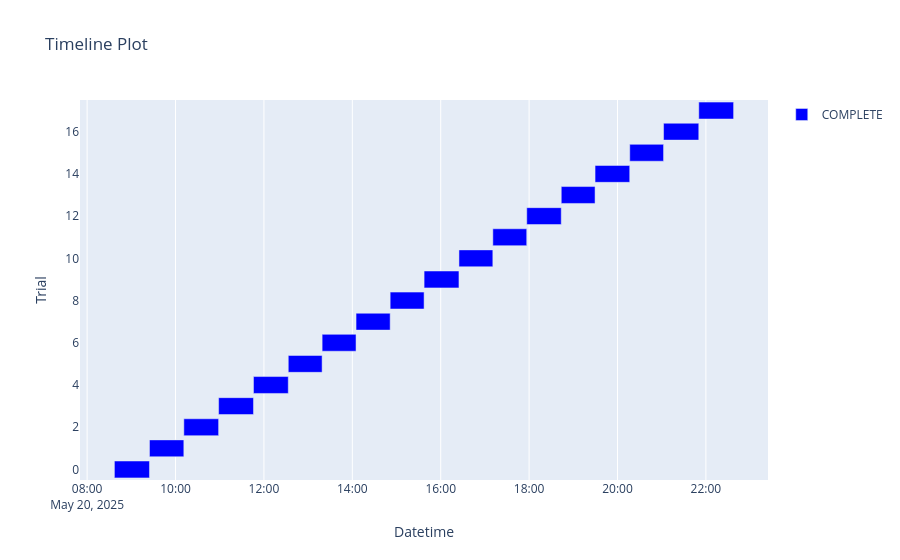

The notebook cell saved with this chart:
### Code cell
plot_timeline(study=study)

### Figure 1 — Plotly figure (JSON) as saved in the notebook; plotly's stock layout.template omitted (floating-point values rounded to 4 significant figures)
{"data": [{"base": ["2025-05-20T08:37:00.505494", "2025-05-20T09:24:37.776987", "2025-05-20T10:11:16.067352", "2025-05-20T10:58:29.143436", "2025-05-20T11:45:49.513651", "2025-05-20T12:33:03.525510", "2025-05-20T13:19:00.940338", "2025-05-20T14:05:03.845993", "2025-05-20T14:51:23.345127", "2025-05-20T15:37:26.617138", "2025-05-20T16:24:46.340202", "2025-05-20T17:10:45.156378", "2025-05-20T17:56:47.053452", "2025-05-20T18:43:39.010133", "2025-05-20T19:29:32.747613", "2025-05-20T20:16:36.939736", "2025-05-20T21:02:32.201844", "2025-05-20T21:50:21.326022"], "hovertemplate": "%{text}<extra>COMPLETE</extra>", "marker": {"color": "blue"}, "name": "COMPLETE", "orientation": "h", "text": ["{<br>  \"number\": 0,<br>  \"values\": [<br>    100.0<br>  ],<br>  \"params\": {<br>    \"learning_rate\": 0.0001,<br>    \"batch_size\": 16,<br>    \"optimizer_name\": \"adam\"<br>  },<br>  \"user_attrs\": {<br>    \"batch_size\": 16,<br>    \"learning_rate\": 0.0001,<br>    \"optimizer_name\": \"adam\",<br>    \"val_accuracy\": 100.0<br>  }<br>}", "{<br>  \"number\": 1,<br>  \"values\": [<br>    100.0<br>  ],<br>  \"params\": {<br>    \"learning_rate\": 0.0001,<br>    \"batch_size\": 16,<br>    \"optimizer_name\": \"sgd\"<br>  },<br>  \"user_attrs\": {<br>    \"batch_size\": 16,<br>    \"learning_rate\": 0.0001,<br>    \"optimizer_name\": \"sgd\",<br>    \"val_accuracy\": 100.0<br>  }<br>}", "{<br>  \"number\": 2,<br>  \"values\": [<br>    95.8<br>  ],<br>  \"params\": {<br>    \"learning_rate\": 0.01,<br>    \"batch_size\": 16,<br>    \"optimizer_name\": \"adamw\"<br>  },<br>  \"user_attrs\": {<br>    \"batch_size\": 16,<br>    \"learning_rate\": 0.01,<br>    \"optimizer_name\": \"adamw\",<br>    \"val_accuracy\": 95.8<br>  }<br>}", "{<br>  \"number\": 3,<br>  \"values\": [<br>    98.7<br>  ],<br>  \"params\": {<br>    \"learning_rate\": 0.001,<br>    \"batch_size\": 16,<br>    \"optimizer_name\": \"adamw\"<br>  },<br>  \"user_attrs\": {<br>    \"batch_size\": 16,<br>    \"learning_rate\": 0.001,<br>    \"optimizer_name\": \"adamw\",<br>    \"val_accuracy\": 98.7<br>  }<br>}", "{<br>  \"number\": 4,<br>  \"values\": [<br>    98.3<br>  ],<br>  \"params\": {<br>    \"learning_rate\": 0.001,<br>    \"batch_size\": 16,<br>    \"optimizer_name\": \"adam\"<br>  },<br>  \"user_attrs\": {<br>    \"batch_size\": 16,<br>    \"learning_rate\": 0.001,<br>    \"optimizer_name\": \"adam\",<br>    \"val_accuracy\": 98.3<br>  }<br>}", "{<br>  \"number\": 5,<br>  \"values\": [<br>    99.9<br>  ],<br>  \"params\": {<br>    \"learning_rate\": 0.001,<br>    \"batch_size\": 32,<br>    \"optimizer_name\": \"sgd\"<br>  },<br>  \"user_attrs\": {<br>    \"batch_size\": 32,<br>    \"learning_rate\": 0.001,<br>    \"optimizer_name\": \"sgd\",<br>    \"val_accuracy\": 99.9<br>  }<br>}", "{<br>  \"number\": 6,<br>  \"values\": [<br>    100.0<br>  ],<br>  \"params\": {<br>    \"learning_rate\": 0.01,<br>    \"batch_size\": 32,<br>    \"optimizer_name\": \"sgd\"<br>  },<br>  \"user_attrs\": {<br>    \"batch_size\": 32,<br>    \"learning_rate\": 0.01,<br>    \"optimizer_name\": \"sgd\",<br>    \"val_accuracy\": 100.0<br>  }<br>}", "{<br>  \"number\": 7,<br>  \"values\": [<br>    96.2<br>  ],<br>  \"params\": {<br>    \"learning_rate\": 0.01,<br>    \"batch_size\": 32,<br>    \"optimizer_name\": \"adam\"<br>  },<br>  \"user_attrs\": {<br>    \"batch_size\": 32,<br>    \"learning_rate\": 0.01,<br>    \"optimizer_name\": \"adam\",<br>    \"val_accuracy\": 96.2<br>  }<br>}", "{<br>  \"number\": 8,<br>  \"values\": [<br>    99.9<br>  ],<br>  \"params\": {<br>    \"learning_rate\": 0.0001,<br>    \"batch_size\": 32,<br>    \"optimizer_name\": \"adamw\"<br>  },<br>  \"user_attrs\": {<br>    \"batch_size\": 32,<br>    \"learning_rate\": 0.0001,<br>    \"optimizer_name\": \"adamw\",<br>    \"val_accuracy\": 99.9<br>  }<br>}", "{<br>  \"number\": 9,<br>  \"values\": [<br>    99.9<br>  ],<br>  \"params\": {<br>    \"learning_rate\": 0.0001,<br>    \"batch_size\": 16,<br>    \"optimizer_name\": \"adamw\"<br>  },<br>  \"user_attrs\": {<br>    \"batch_size\": 16,<br>    \"learning_rate\": 0.0001,<br>    \"optimizer_name\": \"adamw\",<br>    \"val_accuracy\": 99.9<br>  }<br>}", "{<br>  \"number\": 10,<br>  \"values\": [<br>    99.8<br>  ],<br>  \"params\": {<br>    \"learning_rate\": 0.0001,<br>    \"batch_size\": 32,<br>    \"optimizer_name\": \"adam\"<br>  },<br>  \"user_attrs\": {<br>    \"batch_size\": 32,<br>    \"learning_rate\": 0.0001,<br>    \"optimizer_name\": \"adam\",<br>    \"val_accuracy\": 99.8<br>  }<br>}", "{<br>  \"number\": 11,<br>  \"values\": [<br>    94.9<br>  ],<br>  \"params\": {<br>    \"learning_rate\": 0.01,<br>    \"batch_size\": 32,<br>    \"optimizer_name\": \"adamw\"<br>  },<br>  \"user_attrs\": {<br>    \"batch_size\": 32,<br>    \"learning_rate\": 0.01,<br>    \"optimizer_name\": \"adamw\",<br>    \"val_accuracy\": 94.9<br>  }<br>}", "{<br>  \"number\": 12,<br>  \"values\": [<br>    100.0<br>  ],<br>  \"params\": {<br>    \"learning_rate\": 0.001,<br>    \"batch_size\": 16,<br>    \"optimizer_name\": \"sgd\"<br>  },<br>  \"user_attrs\": {<br>    \"batch_size\": 16,<br>    \"learning_rate\": 0.001,<br>    \"optimizer_name\": \"sgd\",<br>    \"val_accuracy\": 100.0<br>  }<br>}", "{<br>  \"number\": 13,<br>  \"values\": [<br>    99.3<br>  ],<br>  \"params\": {<br>    \"learning_rate\": 0.001,<br>    \"batch_size\": 32,<br>    \"optimizer_name\": \"adam\"<br>  },<br>  \"user_attrs\": {<br>    \"batch_size\": 32,<br>    \"learning_rate\": 0.001,<br>    \"optimizer_name\": \"adam\",<br>    \"val_accuracy\": 99.3<br>  }<br>}", "{<br>  \"number\": 14,<br>  \"values\": [<br>    100.0<br>  ],<br>  \"params\": {<br>    \"learning_rate\": 0.01,<br>    \"batch_size\": 16,<br>    \"optimizer_name\": \"sgd\"<br>  },<br>  \"user_attrs\": {<br>    \"batch_size\": 16,<br>    \"learning_rate\": 0.01,<br>    \"optimizer_name\": \"sgd\",<br>    \"val_accuracy\": 100.0<br>  }<br>}", "{<br>  \"number\": 15,<br>  \"values\": [<br>    99.9<br>  ],<br>  \"params\": {<br>    \"learning_rate\": 0.0001,<br>    \"batch_size\": 32,<br>    \"optimizer_name\": \"sgd\"<br>  },<br>  \"user_attrs\": {<br>    \"batch_size\": 32,<br>    \"learning_rate\": 0.0001,<br>    \"optimizer_name\": \"sgd\",<br>    \"val_accuracy\": 99.9<br>  }<br>}", "{<br>  \"number\": 16,<br>  \"values\": [<br>    99.3<br>  ],<br>  \"params\": {<br>    \"learning_rate\": 0.001,<br>    \"batch_size\": 32,<br>    \"optimizer_name\": \"adamw\"<br>  },<br>  \"user_attrs\": {<br>    \"batch_size\": 32,<br>    \"learning_rate\": 0.001,<br>    \"optimizer_name\": \"adamw\",<br>    \"val_accuracy\": 99.3<br>  }<br>}", "{<br>  \"number\": 17,<br>  \"values\": [<br>    95.6<br>  ],<br>  \"params\": {<br>    \"learning_rate\": 0.01,<br>    \"batch_size\": 16,<br>    \"optimizer_name\": \"adam\"<br>  },<br>  \"user_attrs\": {<br>    \"batch_size\": 16,<br>    \"learning_rate\": 0.01,<br>    \"optimizer_name\": \"adam\",<br>    \"val_accuracy\": 95.6<br>  }<br>}"], "textposition": "none", "type": "bar", "x": [2857000.0, 2798000.0, 2833000.0, 2840000.0, 2834000.0, 2757000.0, 2763000.0, 2779000.0, 2763000.0, 2840000.0, 2759000.0, 2762000.0, 2812000.0, 2754000.0, 2824000.0, 2755000.0, 2869000.0, 2836000.0], "y": [0, 1, 2, 3, 4, 5, 6, 7, 8, 9, 10, 11, 12, 13, 14, 15, 16, 17]}], "layout": {"showlegend": true, "title": {"text": "Timeline Plot"}, "xaxis": {"title": {"text": "Datetime"}, "type": "date"}, "yaxis": {"title": {"text": "Trial"}}}}
